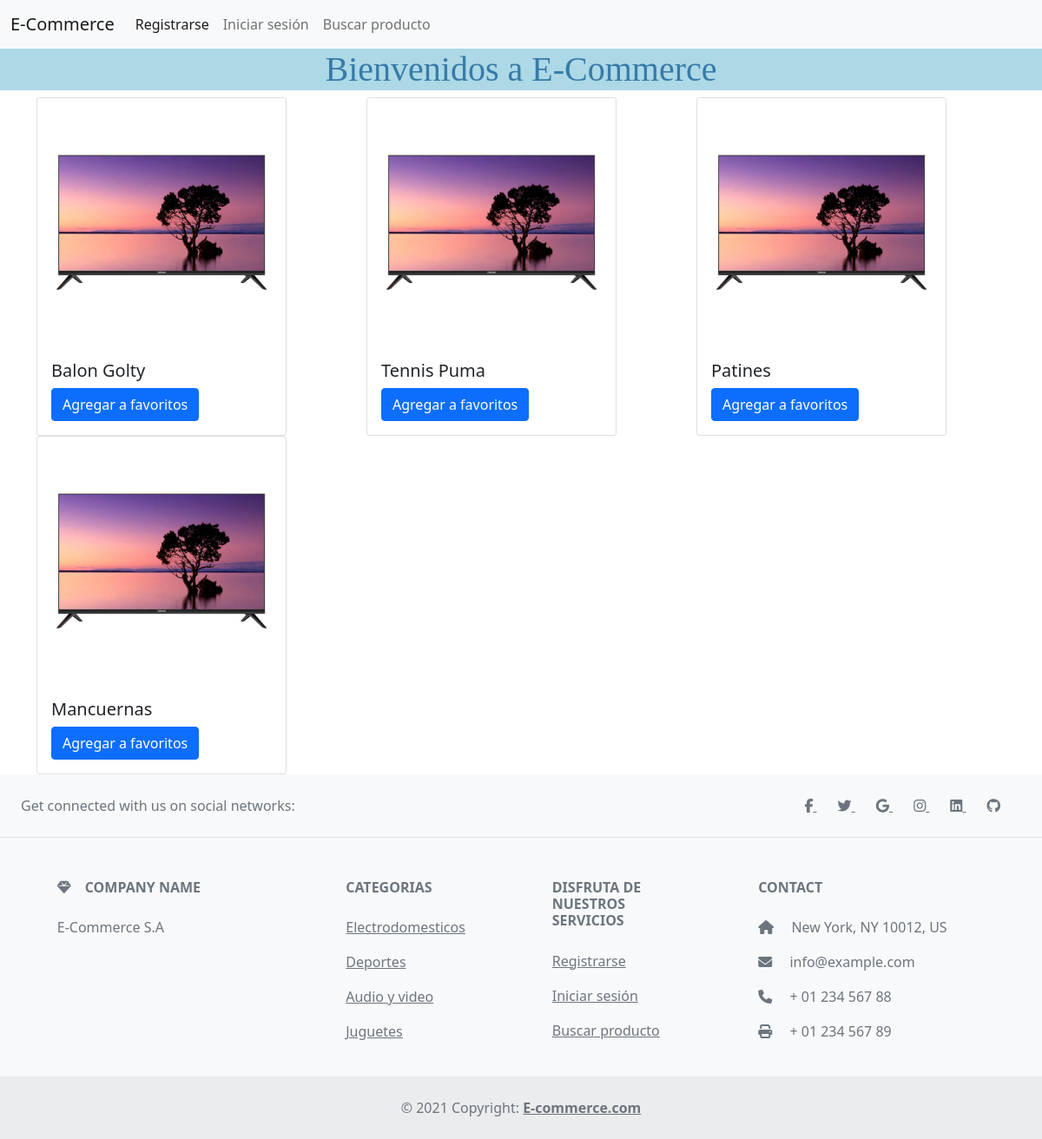
The page /entrada/ on the database its author committed.
### tables this page shows
CREATE TABLE productos (
	id_producto INTEGER PRIMARY KEY,
	id_categoria INTEGER NOT NULL,
	nombre_producto TEXT NOT NULL,
	precio INTEGER NOT NULL,
	cantidad INTEGER NOT NULL
);

### main.py (the view)
@app.route('/')
@app.route('/index/')
@app.route('/entrada/', methods=['GET', 'POST'])
def entrada():
    productos = sql_select_productos()
    return render_template("entrada.html", productos=productos)

### main.py (called while the page is built)
def sql_connection():
    try:
        con = sqlite3.connect('database.db')
        print("Conexion OK")
        return con
    except Error:
        print(Error)

def sql_select_productos():
    sql = strsql = "select * from productos"
    con = sql_connection()
    cursorObj = con.cursor()
    cursorObj.execute(sql)
    productos = cursorObj.fetchall()
    return productos

### templates/entrada.html
{% extends 'base.html' %}
{% block header %}
  <h1>{% block title %}Bienvenidos a E-Commerce{% endblock %}</h1>
{% endblock %}
{% block contenido %}
    <div class="container">
        <div class="row">
          {% for pro in productos %}
          <div class="col">
            <div class="card" style="width: 18rem;">
                <img src="{{ url_for('static', filename='img/tele.jfif') }}" class="card-img-top">
                <div class="card-body">
                  <h5 class="card-title">{% print(pro[2]) %}</h5>
                  <a href="#" class="btn btn-primary">Agregar a favoritos</a>
                </div>
              </div>
          </div>
          {% endfor %}
        </div>
      </div>
{% endblock %}

### static/css/miestilo.css (style rules this page uses)
h1 { font-family: serif; text-align: center; color: #377ba8; background-color: lightblue; margin: 0; }

### rows shown on the page
productos: nombre_producto "Balon Golty"
productos: nombre_producto "Tennis Puma"
productos: nombre_producto "Patines"
productos: nombre_producto "Mancuernas"
